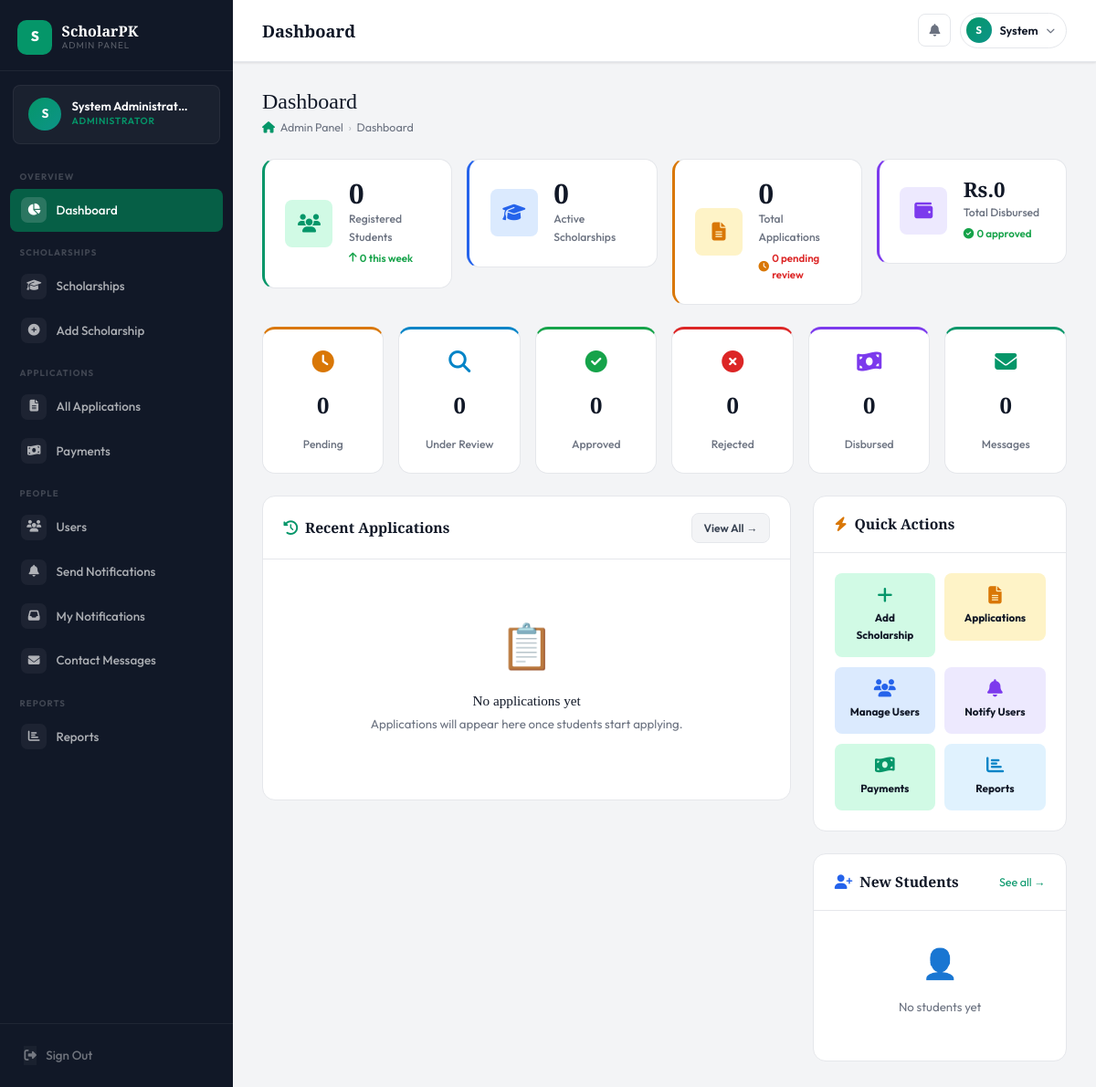
/admin/dashboard.php (signed in), run on an earlier commit of the app's database.
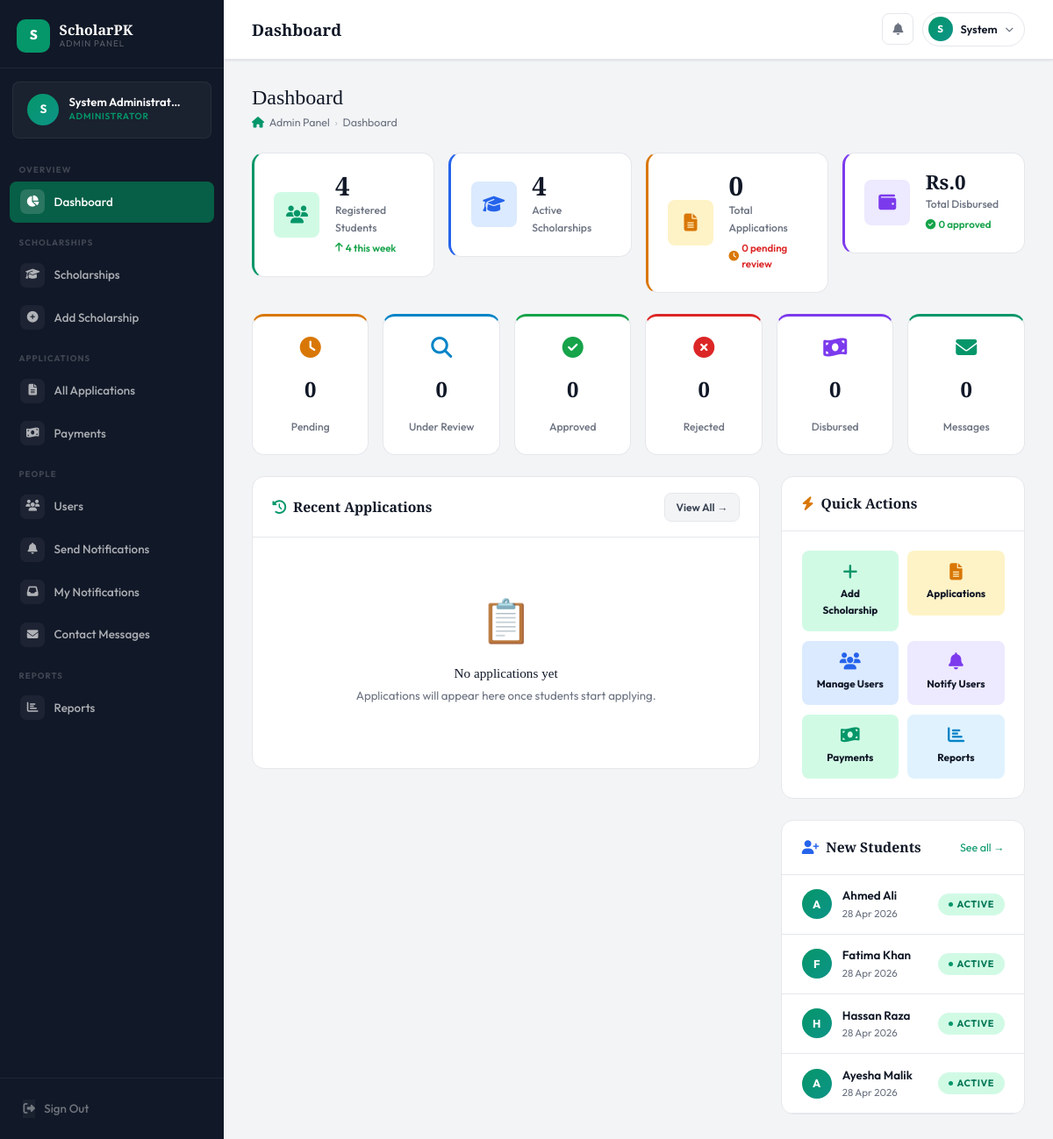
And on a later commit of the database.
### tables this page shows
CREATE TABLE IF NOT EXISTS users (
    user_id       INT           AUTO_INCREMENT PRIMARY KEY,
    full_name     VARCHAR(120)  NOT NULL,
    email         VARCHAR(120)  UNIQUE NOT NULL,
    phone         VARCHAR(20),
    password      VARCHAR(255)  NOT NULL,               
    role          ENUM('student','admin')  DEFAULT 'student',
    profile_image VARCHAR(255),
    status        ENUM('active','inactive') DEFAULT 'active',
    last_login    TIMESTAMP     NULL,
    created_at    TIMESTAMP     DEFAULT CURRENT_TIMESTAMP,
    updated_at    TIMESTAMP     DEFAULT CURRENT_TIMESTAMP ON UPDATE CURRENT_TIMESTAMP
);

### admin/dashboard.php (the view, shortened to what this page needs)
<?php
require_once '../db.php';
$pageTitle  = 'Dashboard';
$activePage = 'dashboard';
$total_users        = $conn->query("SELECT COUNT(*) c FROM users WHERE role='student'")->fetch_assoc()['c'] ?? 0;
$total_scholarships = $conn->query("SELECT COUNT(*) c FROM scholarships WHERE status='active'")->fetch_assoc()['c'] ?? 0;
$total_applications = $conn->query("SELECT COUNT(*) c FROM applications")->fetch_assoc()['c'] ?? 0;
$approved_apps      = $conn->query("SELECT COUNT(*) c FROM applications WHERE status='approved'")->fetch_assoc()['c'] ?? 0;
$disbursed_amt      = $conn->query("SELECT COALESCE(SUM(amount),0) c FROM payments WHERE payment_status='paid'")->fetch_assoc()['c'] ?? 0;
$total_messages     = $conn->query("SELECT COUNT(*) c FROM contact_messages")->fetch_assoc()['c'] ?? 0;
$new_users_week     = $conn->query("SELECT COUNT(*) c FROM users WHERE created_at >= DATE_SUB(NOW(),INTERVAL 7 DAY) AND role='student'")->fetch_assoc()['c'] ?? 0;
$recent_apps = $conn->query("
    SELECT a.application_id, a.status, a.applied_at,
           u.full_name, u.email,
           s.title, s.amount
    FROM applications a
    JOIN users u ON u.user_id = a.user_id
    JOIN scholarships s ON s.scholarship_id = a.scholarship_id
    ORDER BY a.applied_at DESC
    LIMIT 8
");
$status_counts = [];
$recent_users = $conn->query("
    SELECT user_id, full_name, email, created_at, status
    FROM users WHERE role='student'
    ORDER BY created_at DESC LIMIT 5
");
include 'includes/layout.php';
?>
<div class="page-hd">
  <h1>Dashboard</h1>
  <div class="breadcrumb">
    <i class="fas fa-home" style="color:var(--em)"></i>
    Admin Panel <span class="bc-sep">›</span> Dashboard
  </div>
</div>
<div class="row g-3 mb-4">
  <div class="col-xl-3 col-md-6">
    <div class="stat-card" style="border-left:3px solid var(--em)">
      <div class="stat-icon" style="background:var(--em-lt)">
        <i class="fas fa-users" style="color:var(--em)"></i>
      </div>
      <div>
        <div class="stat-num"><?= number_format($total_users) ?></div>
        <div class="stat-lbl">Registered Students</div>
        <div class="stat-trend trend-up">
          <i class="fas fa-arrow-up"></i> <?= $new_users_week ?> this week
        </div>
      </div>
    </div>
  </div>
  <div class="col-xl-3 col-md-6">
    <div class="stat-card" style="border-left:3px solid var(--blue)">
      <div class="stat-icon" style="background:var(--blue-lt)">
        <i class="fas fa-graduation-cap" style="color:var(--blue)"></i>
      </div>
      <div>
        <div class="stat-num"><?= number_format($total_scholarships) ?></div>
        <div class="stat-lbl">Active Scholarships</div>
      </div>
    </div>
  </div>
  <div class="col-xl-3 col-md-6">
    <div class="stat-card" style="border-left:3px solid var(--amber)">
      <div class="stat-icon" style="background:var(--amber-lt)">
        <i class="fas fa-file-alt" style="color:var(--amber)"></i>
      </div>
      <div>
        <div class="stat-num"><?= number_format($total_applications) ?></div>
        <div class="stat-lbl">Total Applications</div>
        <div class="stat-trend trend-dn">
          <i class="fas fa-clock" style="color:var(--amber)"></i>
          <?= $pending_apps ?> pending review
        </div>
      </div>
    </div>
  </div>
  <div class="col-xl-3 col-md-6">
    <div class="stat-card" style="border-left:3px solid var(--purple)">
      <div class="stat-icon" style="background:var(--purple-lt)">
        <i class="fas fa-wallet" style="color:var(--purple)"></i>
      </div>
      <div>
        <div class="stat-num" style="font-size:1.4rem">Rs.<?= number_format($disbursed_amt) ?></div>
        <div class="stat-lbl">Total Disbursed</div>
        <div class="stat-trend trend-up">
          <i class="fas fa-check-circle" style="color:var(--green)"></i>
          <?= $approved_apps ?> approved
        </div>
      </div>
    </div>
  </div>
</div>
<div class="row g-3 mb-4">
  <?php
  $mini_stats = [
    ['pending',      $status_counts['pending']      ?? 0, 'Pending',     'var(--amber)',  'fa-clock'],
    ['under_review', $status_counts['under_review'] ?? 0, 'Under Review','var(--sky)',    'fa-search'],
    ['approved',     $status_counts['approved']     ?? 0, 'Approved',    'var(--green)',  'fa-check-circle'],
    ['rejected',     $status_counts['rejected']     ?? 0, 'Rejected',    'var(--red)',    'fa-times-circle'],
    ['disbursed',    $status_counts['disbursed']    ?? 0, 'Disbursed',   'var(--purple)', 'fa-money-bill-wave'],
    ['messages',     $total_messages,                     'Messages',    'var(--em)',     'fa-envelope'],
  ];
  foreach ($mini_stats as [$key, $num, $label, $color, $icon]):
  ?>
  <div class="col-xl-2 col-md-4 col-6">
    <a href="<?= $key === 'messages' ? 'messages.php' : 'applications.php?status='.$key ?>"
       class="stat-card flex-column text-center text-decoration-none" style="border-top:3px solid <?= $color ?>">
      <i class="fas <?= $icon ?>" style="font-size:1.5rem;color:<?= $color ?>;margin-bottom:.4rem"></i>
      <div class="stat-num" style="font-size:1.5rem"><?= $num ?></div>
      <div class="stat-lbl"><?= $label ?></div>
    </a>
  </div>
  <?php endforeach; ?>
</div>
<div class="row g-4">
  <div class="col-lg-8">
    <div class="panel">
      <div class="panel-hd">
        <span class="panel-title"><i class="fas fa-history me-2" style="color:var(--em)"></i>Recent Applications</span>
        <a href="applications.php" class="btn-a btn-secondary btn-sm">View All →</a>
      </div>
      <?php if ($recent_apps && $recent_apps->num_rows > 0): ?>
      <div class="table-wrap">
        <table class="admin-table">
          <thead>
            <tr>
              <th>#</th>
              <th>Student</th>
              <th>Scholarship</th>
              <th>Amount</th>
              <th>Date</th>
              <th>Status</th>
              <th>Action</th>
            </tr>
          </thead>
          <tbody>
            <?php $n=1; while ($app = $recent_apps->fetch_assoc()): ?>
            <tr>
              <td class="td-muted"><?= $n++ ?></td>
              <td>
                <div class="td-primary"><?= htmlspecialchars($app['full_name']) ?></div>
                <div class="td-muted"><?= htmlspecialchars($app['email']) ?></div>
              </td>
              <td class="td-primary"><?= htmlspecialchars(mb_substr($app['title'],0,30)).'…' ?></td>
              <td style="font-weight:600;white-space:nowrap">
                <?= $app['amount'] ? 'Rs.'.number_format($app['amount']) : '—' ?>
              </td>
              <td class="td-muted"><?= date('d M Y', strtotime($app['applied_at'])) ?></td>
              <td><span class="badge-s badge-<?= $app['status'] ?>"><?= ucfirst(str_replace('_',' ',$app['status'])) ?></span></td>
              <td>
                <a href="applications.php?detail=<?= $app['application_id'] ?>"
                   class="btn-a btn-info btn-sm">Review</a>
              </td>
            </tr>
            <?php endwhile; ?>
          </tbody>
        </table>
      </div>
      <?php else: ?>
      <div class="empty-tbl">
        <span class="ei">📋</span>
        <h5>No applications yet</h5>
        <p>Applications will appear here once students start applying.</p>
      </div>
      <?php endif; ?>
    </div>
  </div>
  <div class="col-lg-4">
    <div class="panel mb-4">
      <div class="panel-hd">
        <span class="panel-title"><i class="fas fa-bolt me-2" style="color:var(--amber)"></i>Quick Actions</span>
      </div>
      <div class="panel-body" style="display:grid;grid-template-columns:1fr 1fr;gap:.65rem">
        <?php
        $actions = [
          ['scholarships.php?action=add', 'Add Scholarship', 'fa-plus',          'var(--em-lt)',     'var(--em)'],
          ['applications.php',            'Applications',    'fa-file-alt',       'var(--amber-lt)',  'var(--amber)'],
          ['users.php',                   'Manage Users',    'fa-users',          'var(--blue-lt)',   'var(--blue)'],
          ['notifications.php',           'Notify Users',    'fa-bell',           'var(--purple-lt)', 'var(--purple)'],
          ['payments.php',                'Payments',        'fa-money-bill-wave','#d1fae5',          'var(--em)'],
          ['reports.php',                 'Reports',         'fa-chart-bar',      'var(--sky-lt)',    'var(--sky)'],
        ];
        foreach ($actions as [$href, $label, $icon, $bg, $col]):
        ?>
        <a href="<?= $href ?>" class="text-decoration-none">
          <div style="padding:.85rem;background:<?= $bg ?>;border-radius:var(--r);text-align:center;
                      transition:all var(--t);border:1.5px solid transparent"
               onmouseover="this.style.borderColor='<?= $col ?>'"
               onmouseout="this.style.borderColor='transparent'">
            <i class="fas <?= $icon ?>" style="color:<?= $col ?>;font-size:1.2rem;margin-bottom:.4rem;display:block"></i>
            <div style="font-size:.73rem;font-weight:700;color:var(--ink)"><?= $label ?></div>
          </div>
        </a>
        <?php endforeach; ?>
      </div>
    </div>
    <div class="panel">
      <div class="panel-hd">
        <span class="panel-title"><i class="fas fa-user-plus me-2" style="color:var(--blue)"></i>New Students</span>
        <a href="users.php" style="font-size:.78rem;color:var(--em)">See all →</a>
      </div>
      <?php if ($recent_users && $recent_users->num_rows > 0):
        while ($u = $recent_users->fetch_assoc()):
          $init = strtoupper(substr($u['full_name'],0,1));
      ?>
      <div style="display:flex;align-items:center;gap:.75rem;padding:.85rem 1.4rem;border-bottom:1px solid var(--border)">
        <div style="width:34px;height:34px;border-radius:50%;
                    background:linear-gradient(135deg,var(--em),#0d9488);
                    display:grid;place-items:center;color:#fff;
                    font-size:.8rem;font-weight:700;flex-shrink:0">
          <?= $init ?>
        </div>
        <div style="flex:1;min-width:0">
          <div style="font-size:.84rem;font-weight:600;color:var(--ink);
                      white-space:nowrap;overflow:hidden;text-overflow:ellipsis">
            <?= htmlspecialchars($u['full_name']) ?>
          </div>
          <div style="font-size:.72rem;color:var(--muted)">
            <?= date('d M Y', strtotime($u['created_at'])) ?>
          </div>
        </div>
        <span class="badge-s badge-<?= $u['status'] ?>"><?= ucfirst($u['status']) ?></span>
      </div>
      <?php endwhile; ?>
      <?php else: ?>
      <div class="empty-tbl" style="padding:2rem">
        <span class="ei" style="font-size:2rem">👤</span>
        <p>No students yet</p>
      </div>
      <?php endif; ?>
    </div>
  </div>
</div>
<?php include 'includes/layout_end.php'; ?>

### admin/includes/layout.php (shortened to what this page needs)
<?php
$pending_apps = (int)($conn->query("SELECT COUNT(*) c FROM applications WHERE status='pending'")->fetch_assoc()['c'] ?? 0);
$admin_initial = strtoupper(substr($_SESSION['full_name'] ?? 'A', 0, 1));
$admin_name    = $_SESSION['full_name'] ?? 'Administrator';
$admin_first   = explode(' ', $admin_name)[0];
?>
<!DOCTYPE html>
<html lang="en">
<head>
  <link href="https://cdn.jsdelivr.net/npm/bootstrap@5.3.3/dist/css/bootstrap.min.css" rel="stylesheet">
  <link href="https://cdnjs.cloudflare.com/ajax/libs/font-awesome/6.5.0/css/all.min.css" rel="stylesheet">
  <link href="assets/css/admin.css" rel="stylesheet">
</head>
<body>
<div class="admin-layout">
<aside class="admin-sidebar" id="adminSidebar">
  <div class="sb-brand">
    <div class="sb-logo">S</div>
    <div class="sb-brand-text">
      <div class="sb-brand-name">ScholarPK</div>
      <div class="sb-brand-sub">Admin Panel</div>
    </div>
  </div>
  <div class="sb-admin-card">
    <div class="sb-admin-avatar"><?= $admin_initial ?></div>
    <div>
      <div class="sb-admin-name">
        <?= htmlspecialchars(strlen($admin_name) > 18 ? substr($admin_name,0,18).'…' : $admin_name) ?>
      </div>
      <div class="sb-admin-role">Administrator</div>
    </div>
  </div>
  <nav class="sb-nav">
    <div class="sb-section-lbl">Overview</div>
    <a href="dashboard.php"
       class="sb-link <?= ($activePage==='dashboard') ? 'active' : '' ?>">
      <span class="sb-icon"><i class="fas fa-chart-pie"></i></span>
      Dashboard
    </a>
    <div class="sb-section-lbl">Scholarships</div>
    <a href="scholarships.php"
       class="sb-link <?= ($activePage==='scholarships') ? 'active' : '' ?>">
      <span class="sb-icon"><i class="fas fa-graduation-cap"></i></span>
      Scholarships
    </a>
    <a href="scholarships.php?action=add"
       class="sb-link <?= ($activePage==='add_scholarship') ? 'active' : '' ?>">
      <span class="sb-icon"><i class="fas fa-plus-circle"></i></span>
      Add Scholarship
    </a>
    <div class="sb-section-lbl">Applications</div>
    <a href="applications.php"
       class="sb-link <?= ($activePage==='applications') ? 'active' : '' ?>">
      <span class="sb-icon"><i class="fas fa-file-alt"></i></span>
      All Applications
    </a>
    <a href="payments.php"
       class="sb-link <?= ($activePage==='payments') ? 'active' : '' ?>">
      <span class="sb-icon"><i class="fas fa-money-bill-wave"></i></span>
      Payments
    </a>
    <div class="sb-section-lbl">People</div>
    <a href="users.php"
       class="sb-link <?= ($activePage==='users') ? 'active' : '' ?>">
      <span class="sb-icon"><i class="fas fa-users"></i></span>
      Users
    </a>
    <a href="notifications.php"
       class="sb-link <?= ($activePage==='notifications') ? 'active' : '' ?>">
      <span class="sb-icon"><i class="fas fa-bell"></i></span>
      Send Notifications
    </a>
    <a href="my_notifications.php"
       class="sb-link <?= ($activePage==='my_notifications') ? 'active' : '' ?>">
      <span class="sb-icon"><i class="fas fa-inbox"></i></span>
      My Notifications
    </a>
    <a href="messages.php"
       class="sb-link <?= ($activePage==='messages') ? 'active' : '' ?>">
      <span class="sb-icon"><i class="fas fa-envelope"></i></span>
      Contact Messages
    </a>
    <div class="sb-section-lbl">Reports</div>
    <a href="reports.php"
       class="sb-link <?= ($activePage==='reports') ? 'active' : '' ?>">
      <span class="sb-icon"><i class="fas fa-chart-bar"></i></span>
      Reports
    </a>
  </nav>
  <div class="sb-footer">
    <a href="logout.php"
       class="sb-logout"
       onclick="return confirm('Are you sure you want to sign out?')">
      <span class="sb-icon"><i class="fas fa-sign-out-alt"></i></span>
      Sign Out
    </a>
  </div>
</aside>
<div class="admin-main">
  <header class="admin-topbar">
    <div class="topbar-left">
      <span class="topbar-title"><?= htmlspecialchars($pageTitle ?? 'Dashboard') ?></span>
    </div>
    <div class="topbar-right">
      <a href="my_notifications.php" class="topbar-icon-btn" title="My Notifications">
        <i class="fas fa-bell"></i>
      </a>
      <div class="profile-drop" id="profileDrop">
        <div class="profile-trigger" onclick="toggleDrop()">
          <div class="profile-avatar"><?= $admin_initial ?></div>
          <span class="profile-name d-none d-sm-inline"><?= htmlspecialchars($admin_first) ?></span>
          <i class="fas fa-chevron-down" style="font-size:.6rem;color:var(--muted)"></i>
        </div>
      </div>
    </div>
  </header>
  <div class="admin-body">

### admin/includes/layout_end.php (shortened to what this page needs)
  </div>
</div>
</div>
</body>
</html>

What changed in the data, as far as the page shows it:
added users: full_name "A", full_name "Ahmed Ali", created_at "28 Apr 2026", status "ACTIVE"
added users: full_name "F", full_name "Fatima Khan", created_at "28 Apr 2026", status "ACTIVE"
added users: full_name "H", full_name "Hassan Raza", created_at "28 Apr 2026", status "ACTIVE"
added users: full_name "A", full_name "Ayesha Malik", created_at "28 Apr 2026", status "ACTIVE"
Also different on the page:
$total_users: "0" → "4"
$new_users_week: "0" → "4"
$total_scholarships: "0" → "4"
text no longer shown: "👤 No students yet"
